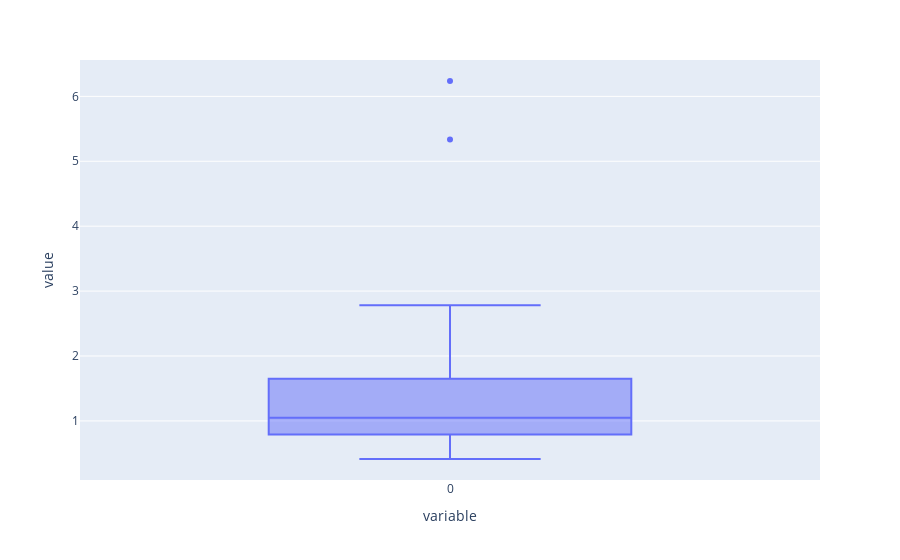

Notebook cell for this chart:
### Code cell
px.box(rmwds)

### Figure 1 — Plotly figure (JSON) as saved in the notebook; plotly's stock layout.template omitted (floating-point values rounded to 4 significant figures)
{"data": [{"alignmentgroup": "True", "hovertemplate": "variable=%{x}<br>value=%{y}<extra></extra>", "legendgroup": "", "marker": {"color": "#636efa"}, "name": "", "notched": false, "offsetgroup": "", "orientation": "v", "showlegend": false, "type": "box", "x": ["0", "0", "0", "0", "0", "0", "0", "0", "0", "0", "0", "0", "0", "0", "0", "0", "0", "0", "0", "0", "0", "0", "0", "0", "0", "0", "0", "0", "0", "0", "0", "0", "0", "0", "0", "0", "0", "0", "0", "0", "0", "0", "0", "0", "0", "0", "0", "0", "0", "0", "0", "0", "0", "0", "0", "0", "0", "0", "0", "0", "0", "0", "0", "0", "0", "0", "0", "0", "0", "0", "0", "0", "0", "0", "0", "0", "0", "0", "0", "0", "0", "0"], "x0": " ", "xaxis": "x", "y": [0.8746, 1.037, 0.7168, 2.122, 1.374, 1.429, 0.9187, 2.224, 1.724, 0.5594, 1.088, 0.6845, 1.214, 1.412, 1.006, 0.7373, 1.206, 0.8691, 0.6772, 1.874, 0.5947, 0.8519, 0.8999, 0.7645, 1.519, 0.7696, 2.159, 1.975, 0.608, 1.684, 0.6282, 0.9994, 1.155, 1.291, 0.9357, 0.7915, 1.651, 2.783, 0.8901, 1.452, 1.402, 0.6572, 5.336, 2.534, 0.8887, 1.007, 1.006, 0.6738, 1.878, 0.9249, 2.407, 1.119, 0.4133, 0.8834, 0.7168, 0.9773, 0.8924, 1.058, 1.207, 6.237, 1.214, 0.7814, 1.609, 1.019, 1.675, 2.05, 0.645, 1.139, 0.6015, 2.228, 0.687, 2.032, 0.6052, 0.9089, 1.663, 0.5881, 1.653, 0.959, 1.269, 1.193, 1.643, 2.661], "y0": " ", "yaxis": "y"}], "layout": {"boxmode": "group", "legend": {"tracegroupgap": 0}, "margin": {"t": 60}, "xaxis": {"anchor": "y", "domain": [0, 1], "title": {"text": "variable"}}, "yaxis": {"anchor": "x", "domain": [0, 1], "title": {"text": "value"}}}}
